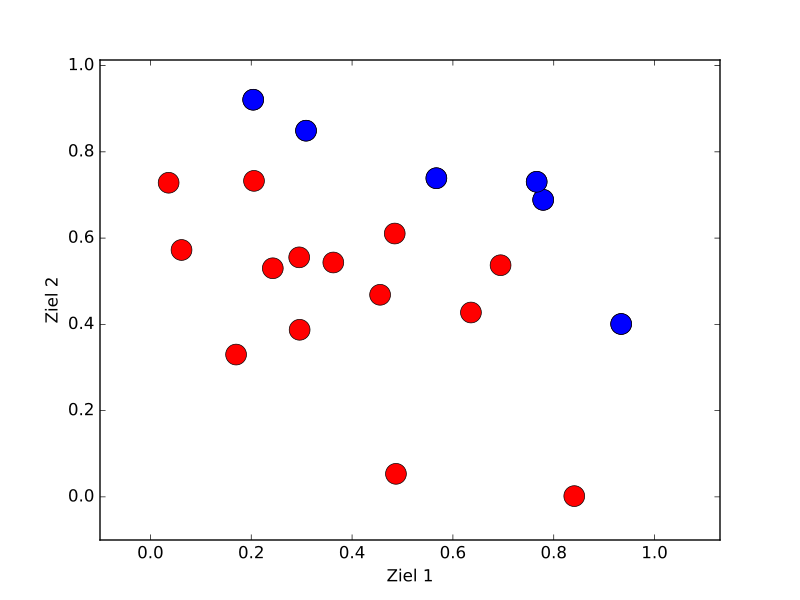

Generate this figure with Python:
import numpy as np
import matplotlib.pyplot as plt
import random
from morlbench.helpers import HyperVolumeCalculator
if __name__ == '__main__':
    u = 20
    ref_point2d = [0.1, 0.1]
    set2d = np.zeros((u, 2))
    for i in range(u):
        for u in range(2):
            rand = random.random()
            set2d[i, u] = rand if (rand > ref_point2d) else random.random()
    hv_2d_calc = HyperVolumeCalculator(ref_point2d)
    pf = hv_2d_calc.extract_front(set2d)
    plt.figure()
    plt.axis([0-0.1, max(set2d[:, 0]*1.21), 0-0.1, max(set2d[:, 1]*1.1)])
    pfx = [pf[i][0] for i in range(len(pf))]
    pfy = [pf[u][1] for u in range(len(pf))]
    plt.plot(set2d[:, 0], set2d[:, 1], 'ro', markersize=15)
    plt.plot(pfx, pfy, 'bo', markersize=15)
    # plt.plot(ref_point2d[0], ref_point2d[1], 'mo', markersize=20)
    # plt.fill_betweenx(pfx, 0, pfy, facecolor='blue', alpha=0.5)
    plt.xlabel('Ziel 1')
    plt.ylabel('Ziel 2')
    plt.title('')
    plt.grid(False)
    plt.show()
